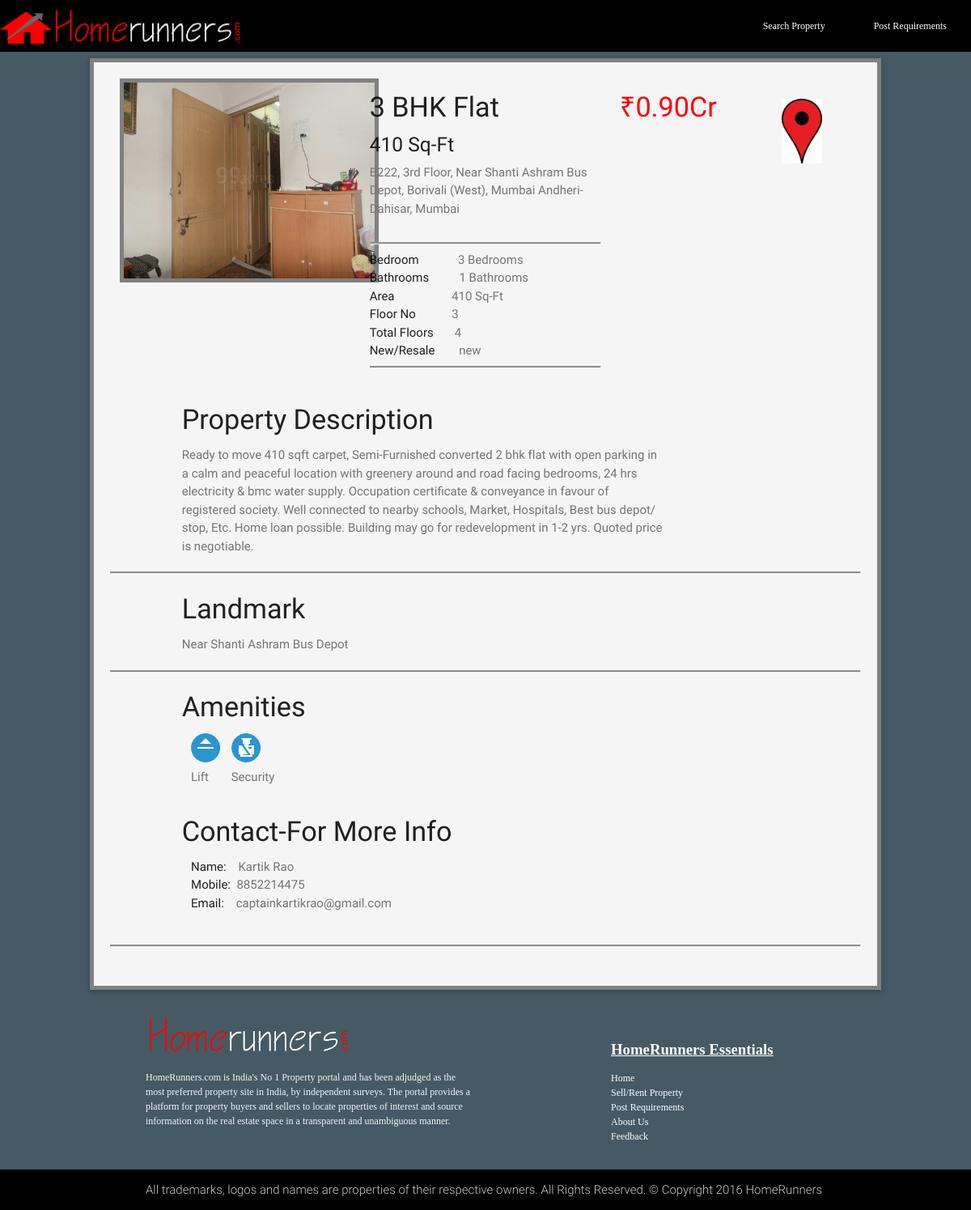
The page /singleprop.php?id=1 on the database its author committed.
### tables this page shows
CREATE TABLE IF NOT EXISTS `image` (
  `img_id` int(11) NOT NULL AUTO_INCREMENT,
  `prop_id` int(11) NOT NULL,
  `img_name` text NOT NULL,
  PRIMARY KEY (`img_id`)
);

CREATE TABLE IF NOT EXISTS `post_add` (
  `id` int(11) NOT NULL AUTO_INCREMENT,
  `name` text NOT NULL,
  `mobile_number` text NOT NULL,
  `email` text NOT NULL,
  `address` text NOT NULL,
  `street` text NOT NULL,
  `city` text NOT NULL,
  `locality` text NOT NULL,
  `state` text NOT NULL,
  `country` text NOT NULL,
  `zip_code` text NOT NULL,
  `full_address` text NOT NULL,
  `Bedrooms` int(11) NOT NULL,
  `Bathrooms` int(11) NOT NULL,
  `floor_no` int(11) NOT NULL,
  `total_floors` int(11) NOT NULL,
  `area` int(11) NOT NULL,
  `prop_type` text NOT NULL,
  `crore` int(11) NOT NULL,
  `lacs` int(11) NOT NULL,
  `total_budget` bigint(20) NOT NULL,
  `fixed_negotiable` text NOT NULL,
  `amenities` text NOT NULL,
  `description` text NOT NULL,
  `landmark` text NOT NULL,
  PRIMARY KEY (`id`)
);

### singleprop1.php (called while the page is built, shortened)
<?php
        include "php/script/config.php";
$id = $_GET['id'];
$singlePropQry = "SELECT * from `post_add` WHERE `id` = '".$id."' ";
if(!$singlePropCheck = mysqli_query($con,$singlePropQry)){
            echo "".mysqli_error($con);
            mysqli_close($con);
            die("");
        }
        $getSingleProp = mysqli_fetch_assoc($singlePropCheck);
?>

### singleprop.php (the view, shortened to what this page needs)
<?php
include "singleprop1.php";
$prop_id = $_GET['id'];
include "php/script/config.php";
$imgQry = "SELECT * FROM image WHERE prop_id='".$prop_id."'";
if(!$imgCheckQry = mysqli_query($con,$imgQry)){
    echo "".mysqli_error($con);
    mysqli_close($con);
    die("");
}
$getImg = mysqli_fetch_assoc($imgCheckQry);
include "php/script/config.php";
$ameQry = "SELECT `amenities` from `post_add` WHERE `id` = '".$id."'";
if(!$ameCheckQry = mysqli_query($con,$ameQry)){
    echo "".mysqli_error($con);
    mysqli_close($con);
    die("");
}
$getAme = mysqli_fetch_assoc($ameCheckQry);
$amenitiesName = explode(",",$getAme['amenities']);
 $ameRow = count($amenitiesName)-1;
?>
<!DOCTYPE html>
<html>
<head>
    <link href="css/googlefonts.css" rel="stylesheet">
    <link type="text/css" rel="stylesheet" href="css/materialize.min.css"  media="screen,projection"/>
 </head>
<body>
    <?php include  "navbar3.php"; ?>
                <?php do {
    $imgName = $getImg['img_name'];
$target='uploads/'.$imgName.'.jpeg';
?>
<?php  } while($getImg = mysqli_fetch_assoc($imgCheckQry)) ?>
    <div class="row" style="margin-bottom: 0px;
">
        <div class="col s10 offset-s1 ">
           <div class="card  grey lighten-4 ">
           <div class="outline">
                <div class="card-content ">
                    <div class="row">
                        <div class="col s4">
                            <a class=" modal-trigger" href="#modal3">
                                <div class="blur pic">
                                    <img src="<?php echo $target;?>" alt="<?php echo $imgName?>" height="252" width="320" style="border:5px solid grey;">
                                </div>
                            </a>
                        </div>
                        <div class="col s4 ">
                            <p><h4><?php echo $getSingleProp['Bedrooms']." BHK Flat"; ?></h4></p>
                            <p><h5><?php echo $getSingleProp['area']." Sq-Ft"; ?></h5></p>
                            <p><span class="font1"><?php echo $getSingleProp['address']; ?></span></p><br>
                            <hr style="background-color: grey; height: 1px; ">
                            <p>Bedroom &nbsp&nbsp&nbsp&nbsp&nbsp&nbsp&nbsp&nbsp&nbsp&nbsp&nbsp <span class="font1"><?php
                            if($getSingleProp['Bedrooms']==1){
                             echo $getSingleProp['Bedrooms']." Bedroom";
                            }else
                            {
                                    echo $getSingleProp['Bedrooms']." Bedrooms";}?></span>  </p>
                            <p>Bathrooms &nbsp&nbsp&nbsp&nbsp&nbsp&nbsp&nbsp&nbsp&nbsp<span class="font1"><?php  if($getSingleProp['Bedrooms']==1){
                             echo $getSingleProp['Bathrooms']." Bedroom";
                            }else
                            {
                                    echo $getSingleProp['Bathrooms']." Bathrooms";}?></span>   </p>
                            <p>Area &nbsp&nbsp&nbsp&nbsp&nbsp&nbsp&nbsp&nbsp&nbsp&nbsp&nbsp&nbsp&nbsp&nbsp&nbsp&nbsp&nbsp <span class="font1"><?php echo $getSingleProp['area']." Sq-Ft"; ?></span>  </p>
                            <p>Floor No &nbsp&nbsp&nbsp&nbsp&nbsp&nbsp&nbsp&nbsp&nbsp&nbsp&nbsp<span class="font1"><?php echo $getSingleProp['floor_no']; ?></span>  </p>
                            <p>Total Floors &nbsp&nbsp&nbsp&nbsp&nbsp <span class="font1"><?php echo $getSingleProp['total_floors']; ?></span>  </p>
                            <p>New/Resale &nbsp&nbsp&nbsp&nbsp&nbsp&nbsp <span class="font1"><?php echo $getSingleProp['prop_type']; ?> </span> </p>
                            <hr style="background-color: grey; height: 1px; ">
                        </div>
                        <div class="col s2">
                            <p><h4 style="color:red;"> &#8377;<?php echo $getSingleProp['crore'].".".$getSingleProp['lacs']; ?>Cr</h4></p>
                        </div>
                          <div class="col s2">
                          <a href="gmap1.php?address=<?="".$getSingleProp['full_address'];?>"  style="color:red;"><div class="arrow bounce">
                            </div></a>
                        </div>
                    </div>
                    <div class="row">
                        <div class="col s8 offset-s1">
                            <h4>Property Description</h4>
                            <p><span class="font1"><?php echo $getSingleProp['description']; ?></span></p>
                        </div>
                    </div>
                    <hr style="background-color: grey; height: 1px; ">
                     <div class="row">
                        <div class="col s8 offset-s1">
                            <h4>Landmark</h4>
                            <p><span class="font1"><?php echo $getSingleProp['landmark']; ?></span></p>
                        </div>
                    </div>
                    <hr style="background-color: grey; height: 1px; ">
                    <div class="row">
                        <div class="col s8 offset-s1">
                            <h4>Amenities</h4>
                            <div class="row">
                            <?php
                            do {
                                    $target='images/'.$amenitiesName[$ameRow].'.gif';
                            ?>
                                <div class="col s1 ">
                                    <p><img src="<?php echo $target;?>"></p>
                                    <p><span class="font1"><?php echo $amenitiesName[$ameRow]; ?></span></p>
                                </div><?php  $ameRow--; } while(0 <= $ameRow) ?>
                        </div>
                    </div>
                    <div class="row">
                        <div class="col s8 offset-s1">
                            <h4>Contact-For More Info</h4>
                            <div class="row">
                                <div class="col s4">
                                    <p>Name:&nbsp&nbsp&nbsp&nbsp<span class="font1"><?php echo $getSingleProp['name']; ?></span></p>
                                    <p>Mobile:&nbsp&nbsp<span class="font1"><?php echo $getSingleProp['mobile_number']; ?></span></p>
                                    <p>Email:&nbsp&nbsp&nbsp&nbsp<span class="font1"><?php echo $getSingleProp['email']; ?></span></p>
                                </div>
                            </div>
                        </div>
                    </div>
                      <hr style="background-color: grey; height: 1px; ">
                </div>
            </div>
        </div>
    </div>
    </div>
    <?php include  "php/pages/footer.php"; ?>
</body>

### singleprop.php (style rules this page uses)
.font1 { color:#757575; }
.blur img { -webkit-transition: all 1s ease; -moz-transition: all 1s ease; -o-transition: all 1s ease; -ms-transition: all 1s ease; transition: all 1s ease; }
.outline { border: 5px solid grey; }
body { background: black; }
.arrow { position: relative; bottom: -25px; left: 50%; margin-left: -20px; width: 50px; height: 80px; background-image: url(images/map.jpg); background-size: 50px 80px; }
.bounce { -moz-animation: bounce 2s infinite; -webkit-animation: bounce 2s infinite; animation: bounce 2s infinite; }

### php/pages/footer.php (style rules this page uses)
a:link { color:white; }

### rows shown on the page
image: img_name (picture)
post_add: Bedrooms "3", area "410", address "B222, 3rd Floor, Near Shanti Ashram Bus Depot, Borivali (West), Mumbai Andheri-Dahisar, Mumbai", Bathrooms "1", floor_no "3", total_floors "4", prop_type "new", crore "0", lacs "90", description "Ready to move 410 sqft carpet, Semi-Furnished converted 2 bhk flat with open parking in a calm and peaceful location with greenery around and road facing bedrooms, 24 hrs electricity & bmc water supply. Occupation certificate & conveyance in favour of registered society. Well connected to nearby schools, Market, Hospitals, Best bus depot/ stop, Etc. Home loan possible. Building may go for redevelopment in 1-2 yrs. Quoted price is negotiable.", landmark "Near Shanti Ashram Bus Depot", amenities "Lift", amenities "Security", name "Kartik Rao", mobile_number "8852214475", email "captainkartikrao@gmail.com"
